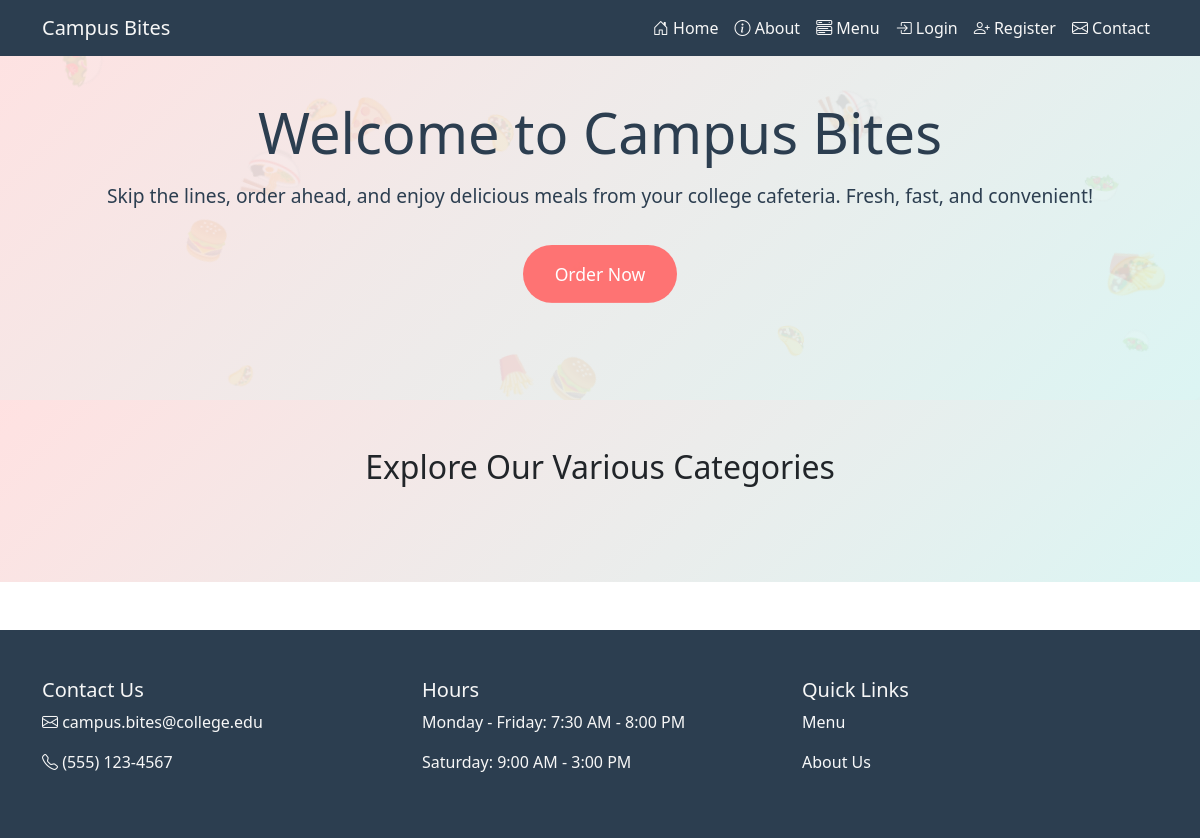
/, run on an earlier commit of the app's database.
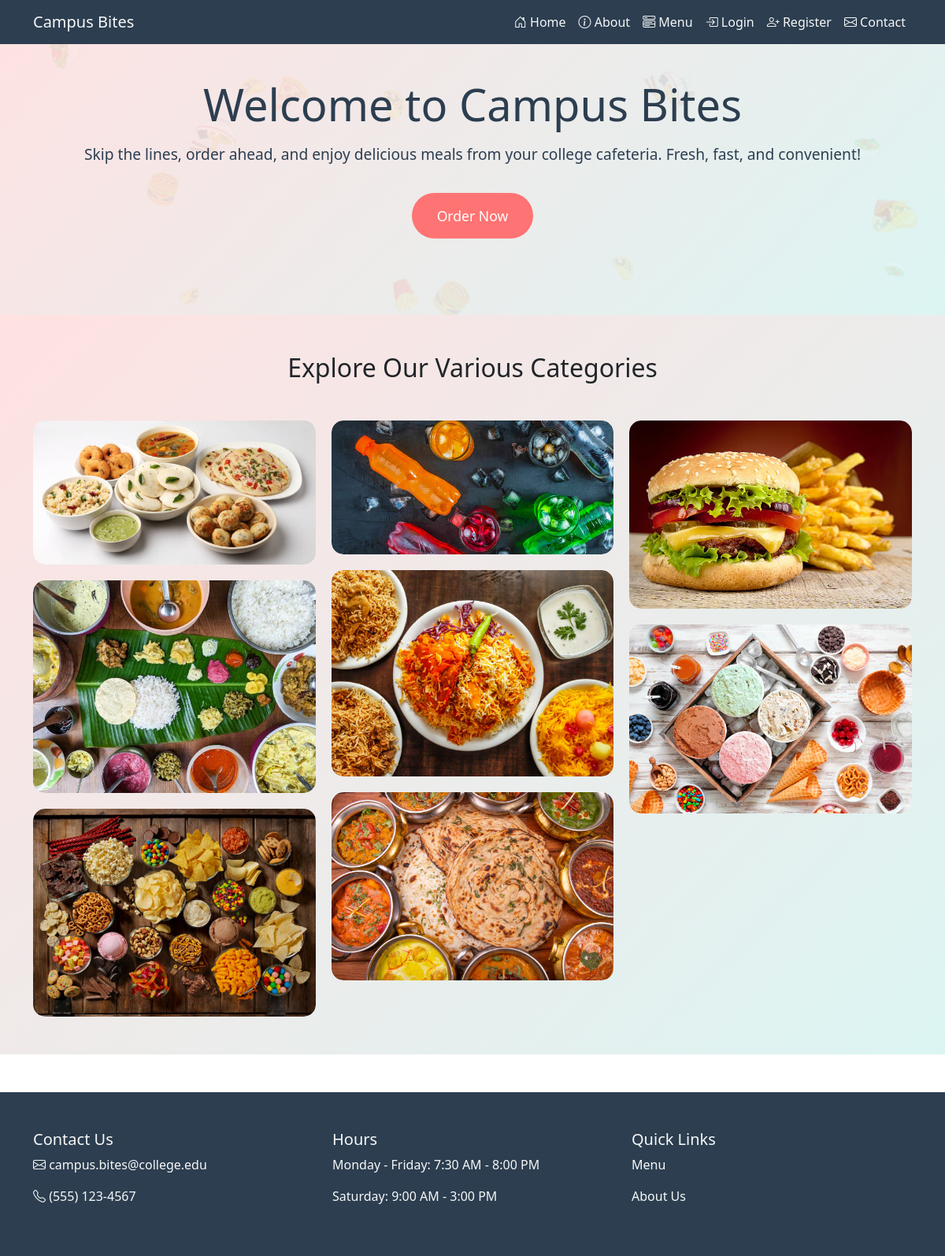
And on a later commit of the database.
### Menu/models.py (models this page shows, shortened)
class Catagory(models.Model):
    name = models.CharField(max_length=25)
    description = models.TextField()
    trending = models.BooleanField(default=False)
    img = models.ImageField(upload_to=getFileName,null=True)
    created_at = models.DateTimeField(auto_now_add=True)
    modified_at = models.DateTimeField(auto_now=True)

### Home/views.py (the view)
# urls.py: path("",views.index, name="index"),
def index(request):
    catagory = Catagory.objects.all()
    return render(request, "index.html",{"catagories":catagory})

### Home/templates/index.html (shortened to what this page needs)
{% extends 'includes/base.html'%}
{% load static %}
{% block css %}
    <link rel="stylesheet" href={% static "css/index.css" %}>
    {% endblock %}
{%block content%}
    <section class="hero">
        <div class="floating-items" id="floatingItems"></div>
        <div class="hero-content">
            <h1>Welcome to Campus Bites</h1>
            <p>Skip the lines, order ahead, and enjoy delicious meals from your college cafeteria. Fresh, fast, and convenient!</p>
            <button class="cta-button">Order Now</button>
        </div>
    </section>
    <section class="py-5 gradient-bg category" >
        <div class="floating-items" id="floatingItems"></div>
        <div class="container">
            <div class="text-center mb-5">
                <h2 class="mb-4">Explore Our Various Categories</h2>
            </div>
            <div class="masonry-grid">
                {% for category in catagories %}
                <a href="{% url "Menu:index" %}">
                <div class="masonry-item">
                    <img src="{{category.img}}" alt="{{category.name}}">
                </div>
                </a>
                {% endfor %}
            </div>
        </div>
    </section>
{% endblock %}

### Home/templates/includes/base.html (shortened to what this page needs)
{% load static %}
<!DOCTYPE html>
<html lang="en">
<head>
    <link href="https://cdnjs.cloudflare.com/ajax/libs/bootstrap/5.3.2/css/bootstrap.min.css" rel="stylesheet">
    <link href="https://cdnjs.cloudflare.com/ajax/libs/bootstrap-icons/1.11.1/font/bootstrap-icons.min.css" rel="stylesheet">
    <link rel="stylesheet" href={% static 'css/header.css' %}>
    <link rel="stylesheet" href={% static 'css/footer.css' %}>
    {% block css%}
    {% endblock %}
</head>
<body>
{% include "includes/header.html" %}
{% block content %}
{% endblock%}
{% include "includes/footer.html" %}
</body>
</html>

### Home/templates/includes/header.html (shortened to what this page needs)
<nav class="navbar navbar-expand-lg navbar-dark fixed-top">
    <div class="container">
        <a class="navbar-brand" href="#">Campus Bites</a>
        <div class="collapse navbar-collapse" id="navbarNav">
            <ul class="navbar-nav ms-auto">
                <li class="nav-item">
                    <a class="nav-link" href={% url "Home:index"%}><i class="bi bi-house-door"></i> Home</a>
                </li>
                <li class="nav-item">
                    <a class="nav-link active" href={% url "Home:about" %}><i class="bi bi-info-circle"></i> About</a>
                </li>
                <li class="nav-item">
                    <a class="nav-link" href={% url "Menu:index" %}><i class="bi bi-menu-button-wide"></i> Menu</a>
                </li>
                {% if request.user.is_authenticated %}
                <li class="nav-item">
                    <a class="nav-link" href="#"><i class="bi bi-cart3"></i> Orders</a>
                </li>
                <li class="nav-item">
                    <a class="nav-link active" href="#"><i class="bi bi-person-circle"></i> {{user.username}}</a>
                </li>
                <li class="nav-item">
                    <a class="nav-link active" href="{% url "Home:logout" %}"><i class="bi bi-box-arrow-right"></i> Logout</a>
                </li>
                {% else %}
                <li class="nav-item">
                    <a class="nav-link active" href={% url "Home:login" %}><i class="bi bi-box-arrow-in-right"></i> Login</a>
                </li>
                    <li class="nav-item">
                        <a class="nav-link active" href={% url "Home:register" %}><i class="bi bi-person-plus"></i> Register</a>
                    </li>
                {% endif %}
                    <li class="nav-item">
                        <a class="nav-link active" href={% url "Home:contact" %}><i class="bi bi-envelope"></i> Contact</a>
                    </li>
            </ul>
        </div>
    </div>
</nav>

### Home/templates/includes/footer.html
<footer class="footer mt-5 py-5">
    <div class="container">
        <div class="row">
            <div class="col-md-4">
                <h5>Contact Us</h5>
                <p><i class="bi bi-envelope"></i> campus.bites@college.edu</p>
                <p><i class="bi bi-telephone"></i> (555) 123-4567</p>
            </div>
            <div class="col-md-4">
                <h5>Hours</h5>
                <p>Monday - Friday: 7:30 AM - 8:00 PM</p>
                <p>Saturday: 9:00 AM - 3:00 PM</p>
            </div>
            <div class="col-md-4">
                <h5>Quick Links</h5>
                <p><a href="#" class="text-light text-decoration-none">Menu</a></p>
                <p><a href="#" class="text-light text-decoration-none">About Us</a></p>
            </div>
        </div>
    </div>
</footer>

### static/css/header.css (style rules this page uses)
* { margin: 0; padding: 0; box-sizing: border-box; font-family: 'Segoe UI', Tahoma, Geneva, Verdana, sans-serif; }
:root { --primary: #ff6b6b; --secondary: #4ecdc4; --dark: #2c3e50; --light: #f7f7f7; }
.navbar { background-color: var(--dark) !important; }
.navbar-brand, .nav-link { color: var(--light) !important; }

### static/css/footer.css (style rules this page uses)
:root { --dark: #2c3e50; --light: #f7f7f7; }
.footer { background-color: var(--dark); color: var(--light); }

### static/css/index.css (style rules this page uses)
.hero { height: 50vh; display: flex; align-items: center; justify-content: center; background: linear-gradient(135deg, #ff6b6b33, #4ecdc433); padding: 2rem; position: relative; overflow: hidden; }
.floating-items { position: absolute; width: 100%; height: 100%; pointer-events: none; }
.hero-content { text-align: center; z-index: 1; }
.hero h1 { font-size: 3.5rem; color: var(--dark); margin-bottom: 1rem; opacity: 0; transform: translateY(30px); }
.hero p { font-size: 1.2rem; color: var(--dark); margin-bottom: 2rem; opacity: 0; transform: translateY(30px); }
.cta-button { background: var(--primary); color: white; padding: 1rem 2rem; border: none; border-radius: 30px; font-size: 1.1rem; cursor: pointer; transition: transform 0.3s, box-shadow 0.3s; opacity: 0; transform: translateY(30px); }
.gradient-bg { background: linear-gradient(135deg, #ff6b6b33, #4ecdc433);; position: relative; overflow: hidden; }
.masonry-grid { columns: 3; column-gap: 20px; }
.masonry-item { break-inside: avoid; margin-bottom: 20px; position: relative; border-radius: 15px; overflow: hidden; transition: transform 0.3s ease; }
.masonry-item img { width: 100%; height: 75%; display: block; border-radius: 15px; }

What changed in the data, as far as the page shows it:
added Catagory: img (picture)
added Catagory: img (picture)
added Catagory: img (picture)
added Catagory: img (picture)
added Catagory: img (picture)
added Catagory: img (picture)
added Catagory: img (picture)
added Catagory: img (picture)
